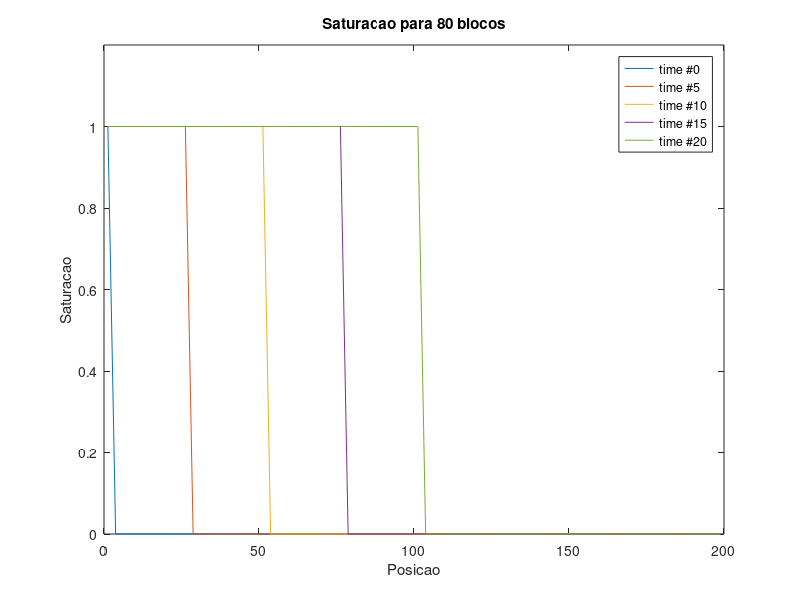

This chart was generated by the following MATLAB code:
clear all;
clc;

% constantes
cdata.L = 200; % comprimento total
cdata.v=5; % velocidade
cdata.tmax = 20; % tempo total
cdata.cfl = 1; % cfl 
cdata.intervalos_impressao = [0, 5, 10, 15, 20, 30];

% definicoes do usuario
%cdata.n = 20; % quantidade de blocos 
%cdata.n = 40;
cdata.n = 80;

% preprocess
cdata.h = cdata.L/cdata.n; % tamanho dos blocos
cdata.sat0 = zeros(cdata.n, 1); % saturacao inicial
cdata.sat0(1) = 1;
cdata.indices = 1:cdata.n;
cdata.dt = cdata.cfl*cdata.h/cdata.v;

% simulacao
t_simulation = 0;
loop = 0;
count_impr = 2;
plot_results = false(1,1);

resp.saturations(count_impr-1,:) = cdata.sat0;
resp.times(count_impr-1) = t_simulation;
resp.positions = zeros(cdata.n,1);
resp.positions(1) = cdata.h/2;
for i = 2:cdata.n
    resp.positions(i) = resp.positions(i-1) + cdata.h;
end

v = cdata.v;
h = cdata.h;
ds = zeros(cdata.n, 1);

while t_simulation <= cdata.tmax
    
    % ver o dt no tempo de plotar os resultados
    loop = loop + 1;
    sat0 = cdata.sat0;
    dt = cdata.dt;
    time_to_plot = cdata.intervalos_impressao(count_impr);
    if t_simulation + dt >= time_to_plot
        dt = time_to_plot - t_simulation;
        plot_results(:) = 1;
    end
    t_simulation = t_simulation + dt;
    
    k = -v*dt/h;
    ds(:) = 0;
    % calcular a saturacao    
    for i = 2:cdata.n
        ds(i) = k*(sat0(i) - sat0(i-1));        
    end
    new_sat = sat0 + ds;
    
    if plot_results
        resp.times(count_impr) = t_simulation;
        resp.saturations(count_impr,:) = new_sat;        
        plot_results(:) = 0;
        count_impr = count_impr + 1;
    end
    
    cdata.sat0(:) = new_sat;
    
end

% plot results
n_plots = size(resp.saturations);
figure;

for i = 1:n_plots(1)
    plot(resp.positions, resp.saturations(i,:), 'DisplayName',['time #' num2str(resp.times(i))]);
    hold on;
end
ylim([0 1.2]);
title(['Saturacao para ' num2str(cdata.n) ' blocos']);
xlabel('Posicao');
ylabel('Saturacao');
legend();